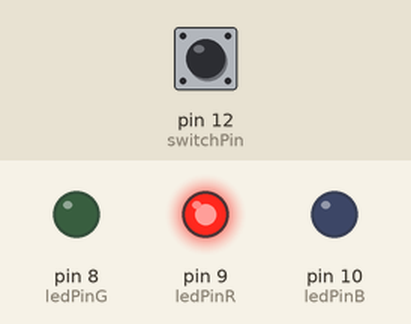
The sketch below on a simulated Arduino Uno, built with avr-gcc and run on an emulated ATmega328P. Parts: output pins drawn as LEDs (lit = HIGH). The inputs (shaded band) are chosen by the test bench; at power-on: pin 12 (switchPin) LOW.

Above: at 2.8 s.
2.9 s: pin 12 (switchPin) pulled HIGH for 3.2 s
At 6.5 s:
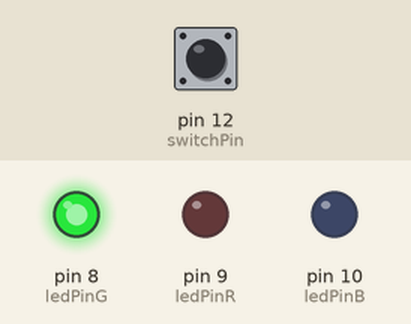
7.6 s: pin 12 (switchPin) pulled HIGH for 1.2 s
At 9.2 s:
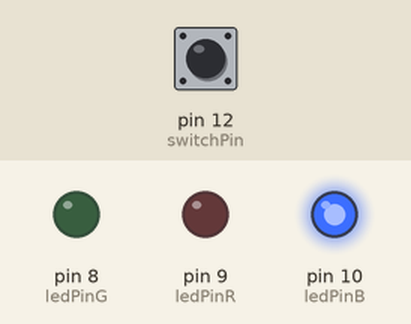
Timing chart, 0 to 10.7 s (numbered marks = the images above; inputs shaded):
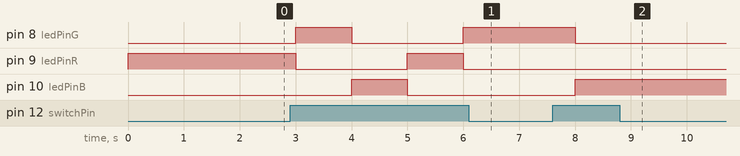

The sketch:

LEDandSwitch.ino
```cpp
int ledPinB = 10;
int ledPinR = 9;
int ledPinG = 8;
int switchPin = 12;

void setup() {

  pinMode(ledPinB, OUTPUT);
  pinMode(ledPinR, OUTPUT);
  pinMode(ledPinG, OUTPUT);
  pinMode(switchPin, INPUT);
}

//function for light up the LED in a colour for a duration of time
//R = Red, Y = Yellow, G = Green, C = Cy, B = Blue, P = Pink, W = White.
void lightUpLED(char colour, int duration) {
  if (colour == 'R') {
    digitalWrite(ledPinR, HIGH);
    delay(duration);  //light up time
    digitalWrite(ledPinR, LOW);
  }
  else if (colour == 'Y') {
    digitalWrite(ledPinR, HIGH);
    digitalWrite(ledPinG, HIGH);
    delay(duration);
    digitalWrite(ledPinR, LOW);
    digitalWrite(ledPinG, LOW);
  }
  else if (colour == 'G') {
    digitalWrite(ledPinG, HIGH);
    delay(duration);
    digitalWrite(ledPinG, LOW);
  }
  else if (colour == 'C') {
    digitalWrite(ledPinG, HIGH);
    digitalWrite(ledPinB, HIGH);
    delay(duration);
    digitalWrite(ledPinG, LOW);
    digitalWrite(ledPinB, LOW);
  }
  else if (colour == 'B') {
    digitalWrite(ledPinB, HIGH);
    delay(1000);
    digitalWrite(ledPinB, LOW);
  }
  else if (colour == 'P') {
    digitalWrite(ledPinB, HIGH);
    digitalWrite(ledPinR, HIGH);
    delay(duration);
    digitalWrite(ledPinB, LOW);
    digitalWrite(ledPinR, LOW);
  }
  else if (colour == 'W') {
    digitalWrite(ledPinB, HIGH);
    digitalWrite(ledPinR, HIGH);
    digitalWrite(ledPinG, HIGH);
    delay(duration);
    digitalWrite(ledPinB, LOW);
    digitalWrite(ledPinR, LOW);
    digitalWrite(ledPinG, LOW);
  }
}

void loop() {

  int colourCountor = 1;
  char colour = 'R';


  while (true) {
    int switchState = digitalRead(switchPin);

    if (switchState == HIGH) {
      colourCountor = colourCountor + 1;
    }
    if (colourCountor % 3 == 1) {
      colour = 'R';
    }
    else if (colourCountor % 3 == 2) {
      colour = 'G';
    }
    else if (colourCountor % 3 == 0) {
      colour = 'B';
    }

    if (colour == 'R') {
      lightUpLED('R', 1000);
    }
    else if (colour == 'G') {
      lightUpLED('G', 1000);
    }
    else if (colour == 'B') {
      lightUpLED('B', 1000);
    }
  }

}
```

Measured:
- after the input at 2.9 s, pin 8 (ledPinG): LOW → HIGH after 0.10 s, → LOW 1.0 s later, → HIGH 2.0 s later; pin 9 (ledPinR): HIGH → LOW after 0.10 s, → HIGH 2.0 s later, → LOW 1.0 s later; pin 10 (ledPinB): LOW → HIGH after 1.1 s, → LOW 1.0 s later
- after the input at 7.6 s, pin 8 (ledPinG): HIGH → LOW after 0.40 s; pin 10 (ledPinB): LOW → HIGH after 0.40 s
